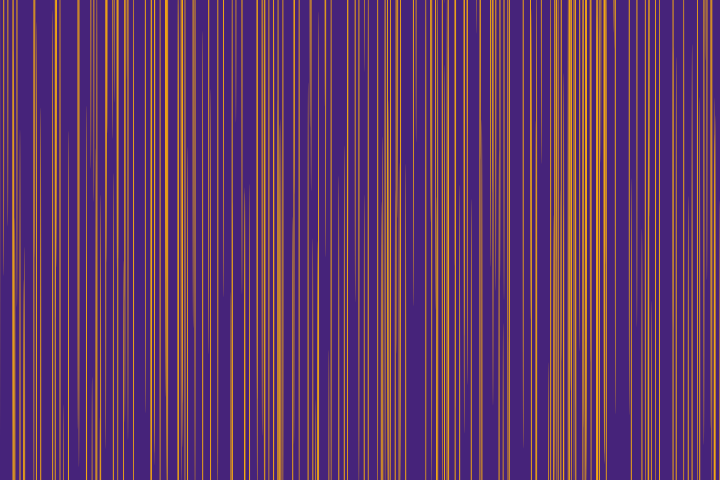
Frame 1 (no input)
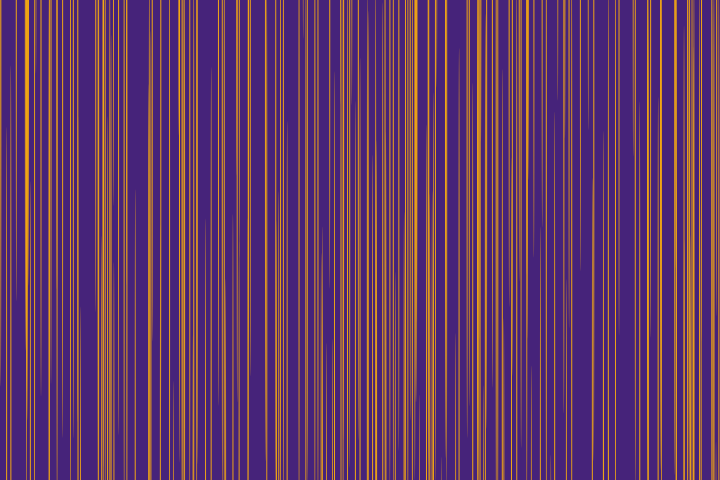
Frame 60 (the mouse pressed at the canvas centre just before this capture)
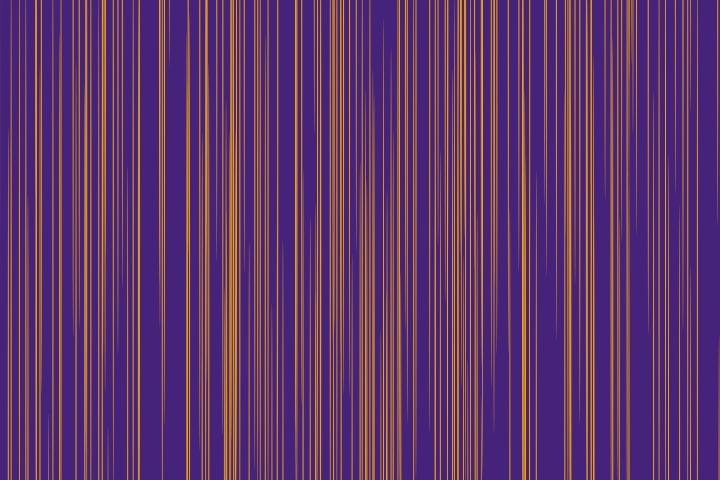
Frame 120 (the mouse held since frame 60 and released just before this capture)

The Processing sketch that drew these frames (run headless with seeded random() and noise(); from frame 60 on, the mouse is pressed at the canvas centre):

// Processing sketch: pattern_23
// ── pattern_23.pde
Star[] stars = new Star[1000];



void setup() {
  size(720,480);
  for (int i = 0; i < stars.length; i++) {
    stars[i] = new Star();
  }   
}

void draw() {
    background(70, 35, 122);
    translate(width/2, height/2);
  for (int i = 0; i < stars.length; i++) {
    stars[i] .update();
    stars[i] .show();
}  
}

// ── star.pde
class Star {
  float x;
  float y;
  float z;
  
  Star() {
    x = random(-width, width);
    y = random(-height, height);
    z = random( width); 
  }
  
  void update(){
    z = z - 4;
     if (z < 1) {
       z = width;
       x = random(-width, width);
       y = random(-height, height);  
     }
  }
  
  void show(){
    fill(243, 167, 18);
    noStroke();
    
    float sx = map(x / z, 0, 1, 0, width);
    float sy = map(y / z, 0, 1, 0, height);
    
    ellipse(sx, sy, 1, 700);
  }
}  
